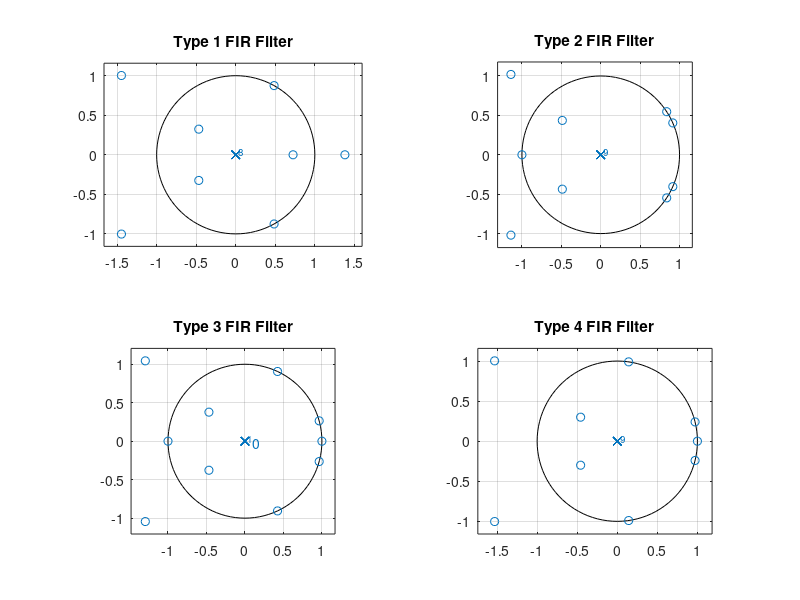

The MATLAB source for this figure:
% Program P4_3
% Zero Locations of Linear Phase FIR Filters
clf;
b = [2 1.5 -3.2 -5.2];
num1 = [b 6.4 fliplr(b)];
num2 = [b 6.4 6.4 fliplr(b)];
num3 = [b 6.4 0 -6.4 -fliplr(b)];
num4 = [b 6.4 -6.4 -fliplr(b)];
subplot(2,2,1); zplane(num1,1);
title('Type 1 FIR Filter');
subplot(2,2,2); zplane(num2,1);
title('Type 2 FIR Filter');
subplot(2,2,3); zplane(num3,1);
title('Type 3 FIR Filter');
subplot(2,2,4); zplane(num4,1);
title('Type 4 FIR Filter');
disp('Zeros of Type 1 FIR Filter are');
disp(roots(num1));
disp('Zeros of Type 2 FIR Filter are');
disp(roots(num2));
disp('Zeros of Type 3 FIR Filter are');
disp(roots(num3));
disp('Zeros of Type 4 FIR Filter are');
disp(roots(num4));
